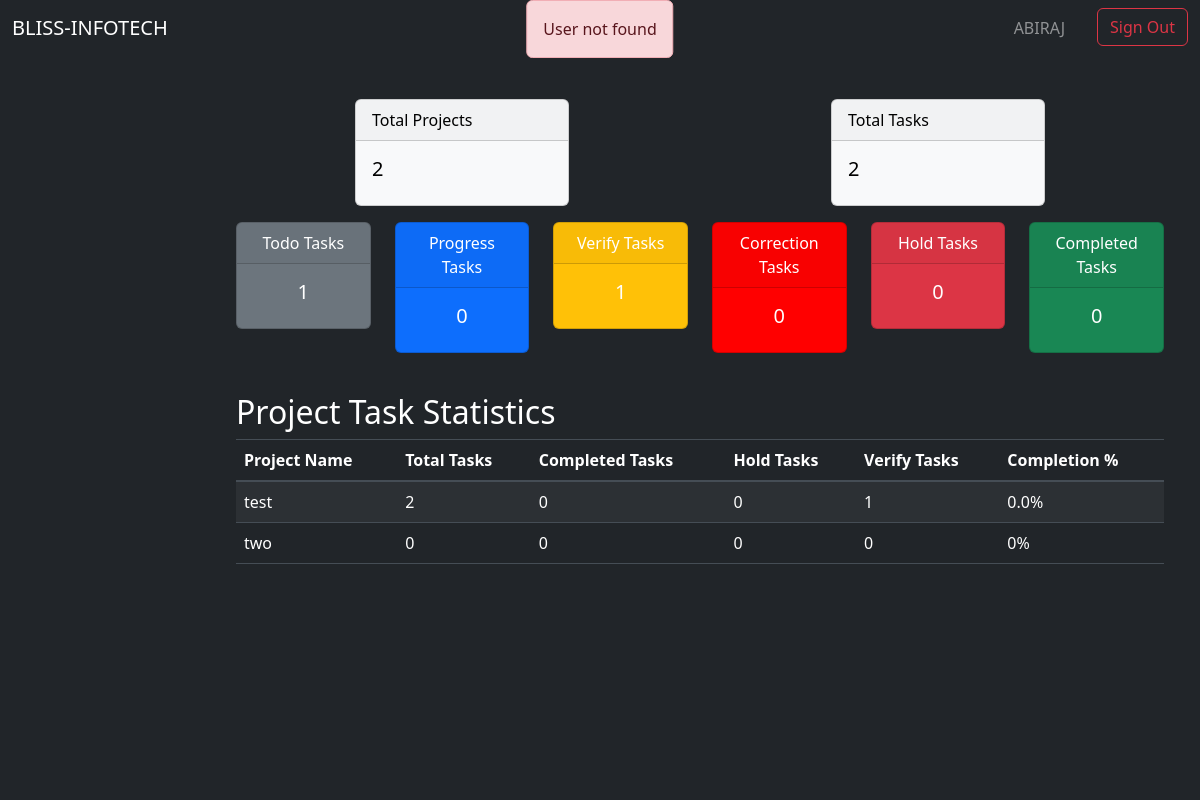
Before: /lead/ (signed in) with the older database file.
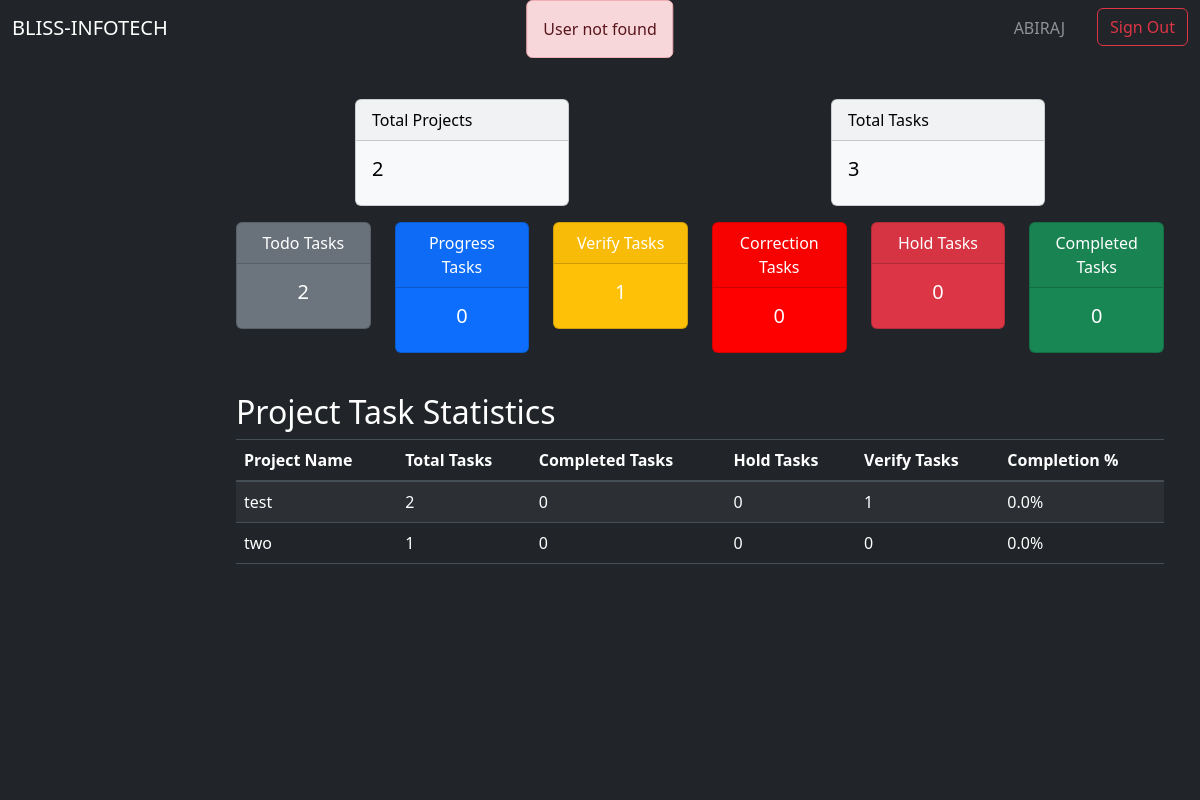
After: the same page with the newer database file.
### app/models.py (models this page shows)
class Project(models.Model):
    id = models.AutoField(primary_key=True)
    name = models.CharField(max_length=64)
    description = models.TextField()
    manager = models.ForeignKey(User, on_delete=models.SET_NULL, null=True)
    client_name = models.CharField(max_length=64, null=True)
    status = models.CharField(max_length=10, default="DESIGN")
    created = models.DateTimeField(auto_now_add=True)
    started = models.DateTimeField(null=True)
    updated = models.DateTimeField(auto_now=True)
    due = models.DateField(null=True)

### app/decorators.py (the view)
        @login_required
        def wrapper(request, *args, **kwargs):
            if in_groups(request.user):
                return view_function(request, *args, **kwargs)
            return redirect('/signout')

### app/views.py (called while the page is built)
def get_role(request):
    if request.user.is_authenticated:
        try:
            role = request.user.groups.all()[0].name
            role = role.lower()
            return role
        except:
            messages.error(request, 'User not found')
            return "/signout"
    else:
        return "/signin"

### lead/views.py (called while the page is built)
@group_required(const.LEAD)
def dashboard(request):
    if request.user.is_authenticated:
        request.session['user_role'] = app_views.get_role(request)
        return render(request,'lead/dashboard.html', lead_dashboard(request))
    else: return redirect('signin')

### template/lead/dashboard.html (shortened to what this page needs)
{% extends 'lead/lead.html' %}
{% block lead_board %}
<div class="container mt-4" style="overflow-x: hidden;">
    <div class="row justify-content-around">
        <div class="col-md-3">
            <div class="card text-black bg-light mb-3">
                <div class="card-header">Total Projects</div>
                <div class="card-body">
                    <h5 class="card-title">{{ total_projects }}</h5>
                </div>
            </div>
        </div>
        <div class="col-md-3">
            <div class="card text-black bg-light mb-3">
                <div class="card-header">Total Tasks</div>
                <div class="card-body">
                    <h5 class="card-title">{{ total_tasks }}</h5>
                </div>
            </div>
        </div>
    </div>
    <div class="row text-center">
        <div class="col-md-2 col-sm-6">
            <div class="card text-white bg-secondary mb-3">
                <div class="card-header">Todo Tasks</div>
                <div class="card-body">
                    <h5 class="card-title">{{ todo_tasks }}</h5>
                </div>
            </div>
        </div>
        <div class="col-md-2 col-sm-6">
            <div class="card text-white bg-primary mb-3">
                <div class="card-header">Progress Tasks</div>
                <div class="card-body">
                    <h5 class="card-title">{{ progress_tasks }}</h5>
                </div>
            </div>
        </div>
        <div class="col-md-2 col-sm-6">
            <div class="card text-white bg-warning mb-3">
                <div class="card-header">Verify Tasks</div>
                <div class="card-body">
                    <h5 class="card-title">{{ verify_tasks }}</h5>
                </div>
            </div>
        </div>
        <div class="col-md-2 col-sm-6">
            <div class="card text-white bg-brown-red mb-3">
                <div class="card-header">Correction Tasks</div>
                <div class="card-body">
                    <h5 class="card-title">{{ correction_tasks }}</h5>
                </div>
            </div>
        </div>
        <div class="col-md-2 col-sm-6">
            <div class="card text-white bg-danger mb-3">
                <div class="card-header">Hold Tasks</div>
                <div class="card-body">
                    <h5 class="card-title">{{ hold_tasks }}</h5>
                </div>
            </div>
        </div>
        <div class="col-md-2 col-sm-6">
            <div class="card text-white bg-success mb-3">
                <div class="card-header">Completed Tasks</div>
                <div class="card-body">
                    <h5 class="card-title">{{ complete_tasks }}</h5>
                </div>
            </div>
        </div>
    </div>
    <h2 class="text-white mt-4">Project Task Statistics</h2>
    <div class="table-responsive">
        <table class="table table-striped table-dark">
            <thead>
                <tr>
                    <th>Project Name</th>
                    <th>Total Tasks</th>
                    <th>Completed Tasks</th>
                    <th>Hold Tasks</th>
                    <th>Verify Tasks</th>
                    <th>Completion %</th>
                </tr>
            </thead>
            <tbody>
                {% for stat in project_stats %}
                <tr>
                    <td>{{ stat.project.name }}</td>
                    <td>{{ stat.total_tasks }}</td>
                    <td>{{ stat.completed_tasks }}</td>
                    <td>{{ stat.hold_tasks }}</td>
                    <td>{{ stat.verify_tasks }}</td>
                    <td>{{ stat.completion_percentage }}%</td>
                </tr>
                {% endfor %}
            </tbody>
        </table>
    </div>
</div>
{% endblock %}

Changed rows visible on the page:
changed Project "two": total_tasks "0" → "1"; completion_percentage "0" → "0.0"
Other visible differences:
{{ total_tasks }}: "2" → "3"
{{ todo_tasks }}: "1" → "2"
